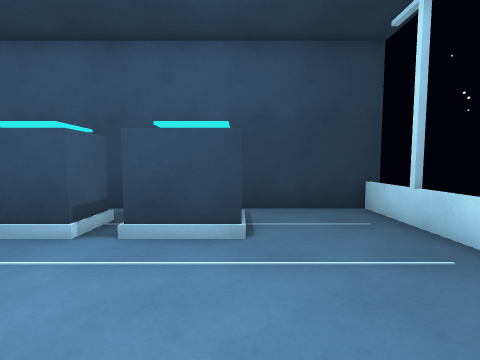
view 1 (above)

16 first-person views from a walk through a 3-D level made in the Unity game engine. The camera is 1.3 m above the floor, tilts 4° down and sees 90° across. The floor is counted in squares, 1 m on a side. Each view is taken from the middle of a square. On the plan, view 1 faces up. The plan holds only what a view shows up to about 12 squares ahead; the rest is blank. The place goes on beyond the plan. The player character is not drawn.

view 2
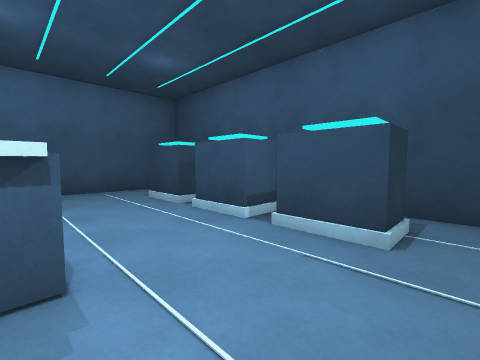

view 3
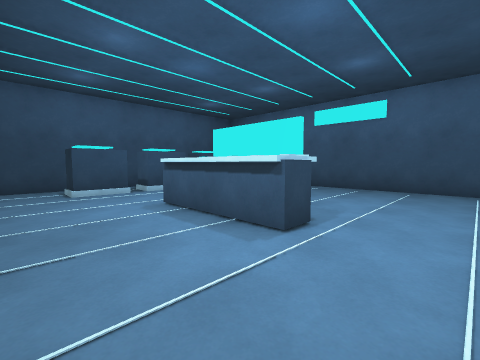

view 4
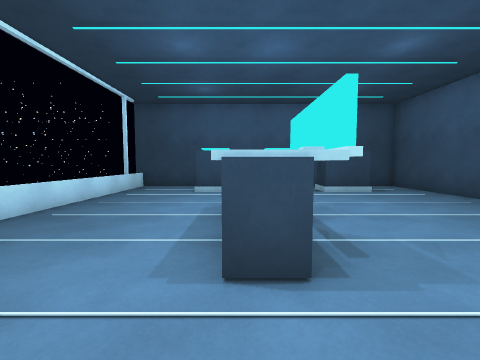

view 5
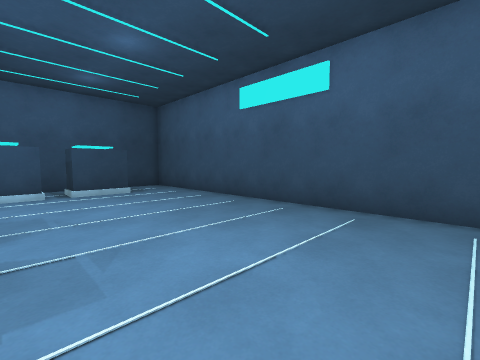

view 6
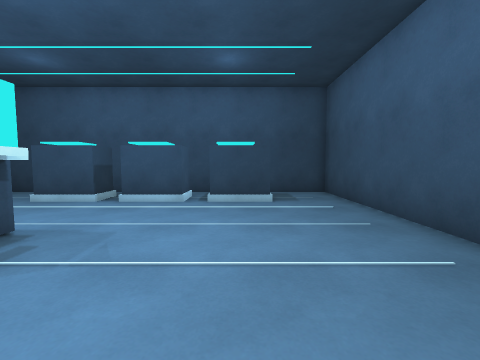

view 7
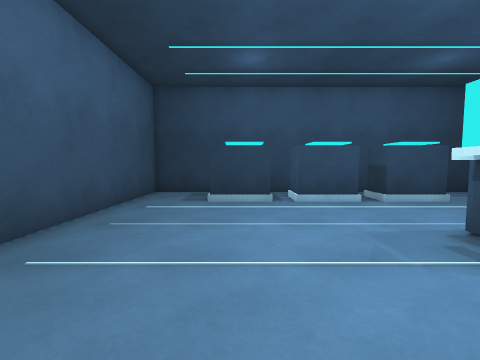

view 8
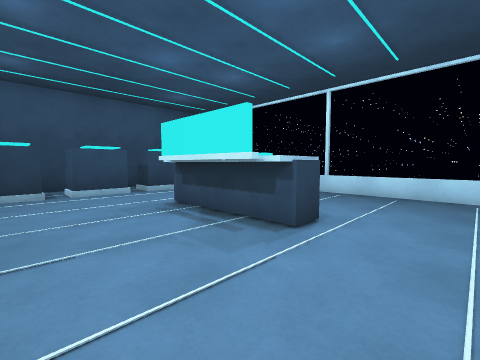

view 9
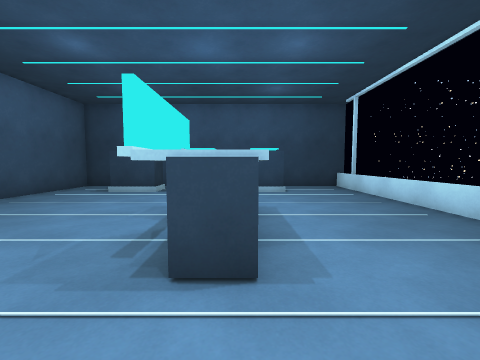

view 10
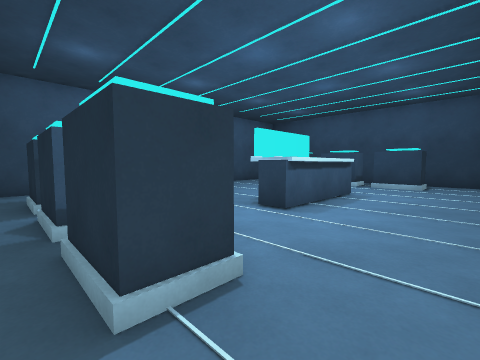

view 11
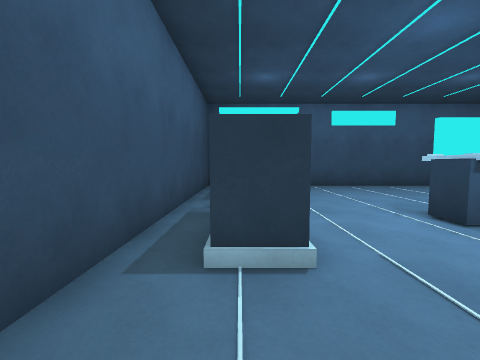

view 12
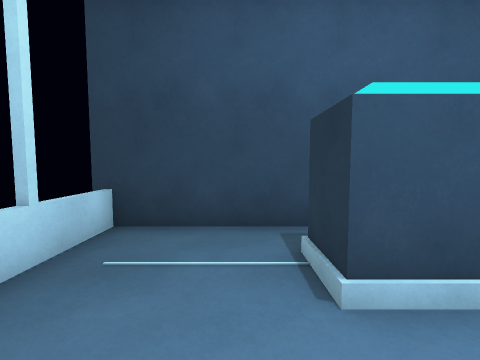

view 13
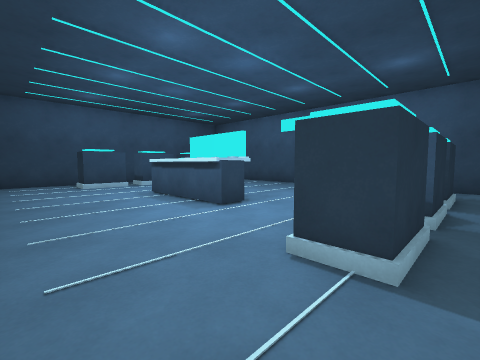

view 14
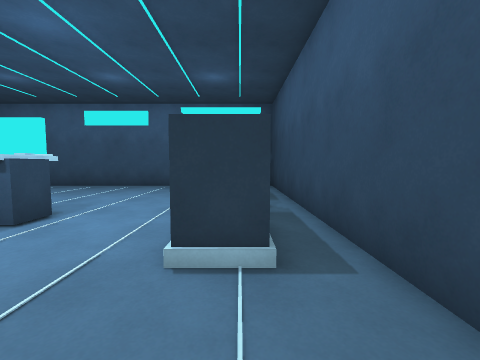

view 15
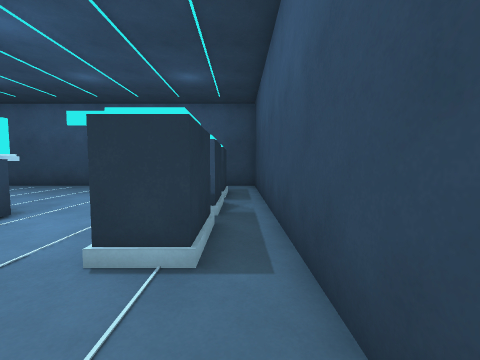

view 16
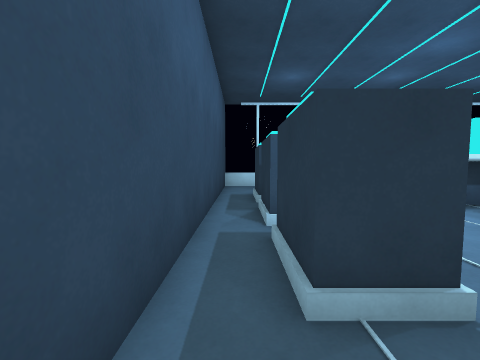

### Floor plan
Points are (right, up) in squares from view 1. A wall is a line through its corners. A room is listed if a view was taken in it or the views show most of it. See-through windows are left out.
Room 1 (views 1, 2, 3, 4, 5, 6, 7, 8, 9, 10, 11, 12, 13, 14, 15, 16)
walls: (-3.6, -4) (-3.6, 0); (-3.4, 0) (-3.4, -4); (-3.2, -4.4) (-3.2, 0.4) (-1.8, 0.4) (-1.8, -4.4) (-3.2, -4.4); (-2.8, -4.5) (-2.8, 0.5); (3.6, -10.9) (3.6, 6.9); (4.1, 6.9) (-10.9, 6.9) (-10.9, -10.8) (4, -10.8)
low walls: (-4.5, -8) (-3.5, -8); (-3.5, 4.1) (-4.5, 4.1); (-1.5, -8) (-0.5, -8); (-6.5, 4.1) (-7.5, 4.1); (-7.5, -8) (-6.5, -8); (-0.5, 4.1) (-1.5, 4.1); (-2.9, 5.5) (-2.9, 4.5); (0.1, -8.5) (0.1, -9.4) (-1.4, -9.4); (-1.4, 5.5) (-0.5, 5.5); (-7.5, 5.5) (-6.6, 5.5); (-0.4, 5.5) (0.1, 5.5) (0.1, 4.5)
objects: other object (-8, -9) to (-8, -8); other object (-8, 4) to (-8, 5); other object (-6, -8); other object (-6, 4); other object (-5, -9) to (-5, -8); other object (-5, 4) to (-5, 5); other object (-3, -8); other object (-3, 4); other object (-2, -9) to (-2, -8); other object (-2, 4) to (-2, 5); other object (0, -8); other object (0, 4)

Positions as (right, up) in squares from view 1, and headings:
1: (0, 0), facing up
2: (1, 0), facing up-left
3: (2, 3), facing down-left
4: (-2, 3), facing down
5: (-4, 3), facing down-left
6: (-7, 0), facing down
7: (-7, -4), facing up
8: (-7, -7), facing up-right
9: (-2, -7), facing up
10: (2, -10), facing up-left
11: (3, -9), facing left
12: (1, -6), facing down
13: (3, 6), facing down-left
14: (3, 5), facing left
15: (3, 6), facing left
16: (-10, 6), facing right
